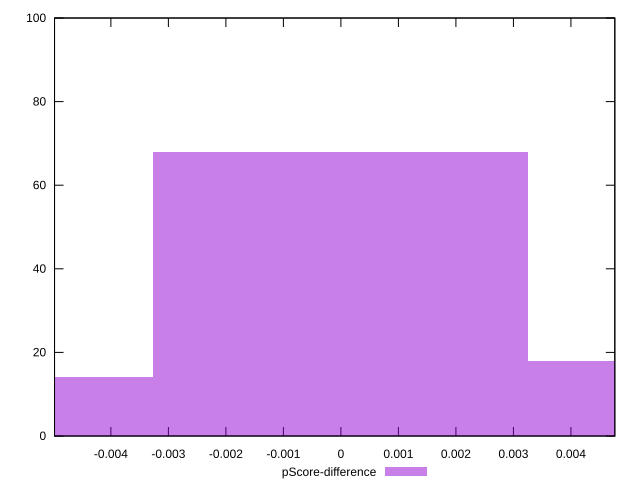

This figure's gnuplot source:
reset

$pScoreDifference <<EOF
0 68
0.006524160447135989 18
-0.006524160447135989 14
EOF

set key outside below
set boxwidth 0.006524160447135989
set xrange [-0.004979874471916335:0.004763330702607815]
set yrange [0:100]
set trange [0:100]
set style fill transparent solid 0.5 noborder
set terminal svg size 640, 490 enhanced background rgb 'white'
set output "reports/report_00028_2021-02-24T12-49-42.674Z/first-cpu-idle/samples/agenda/pScore-difference/histogram.svg"

plot $pScoreDifference title "pScore-difference" with boxes

reset
